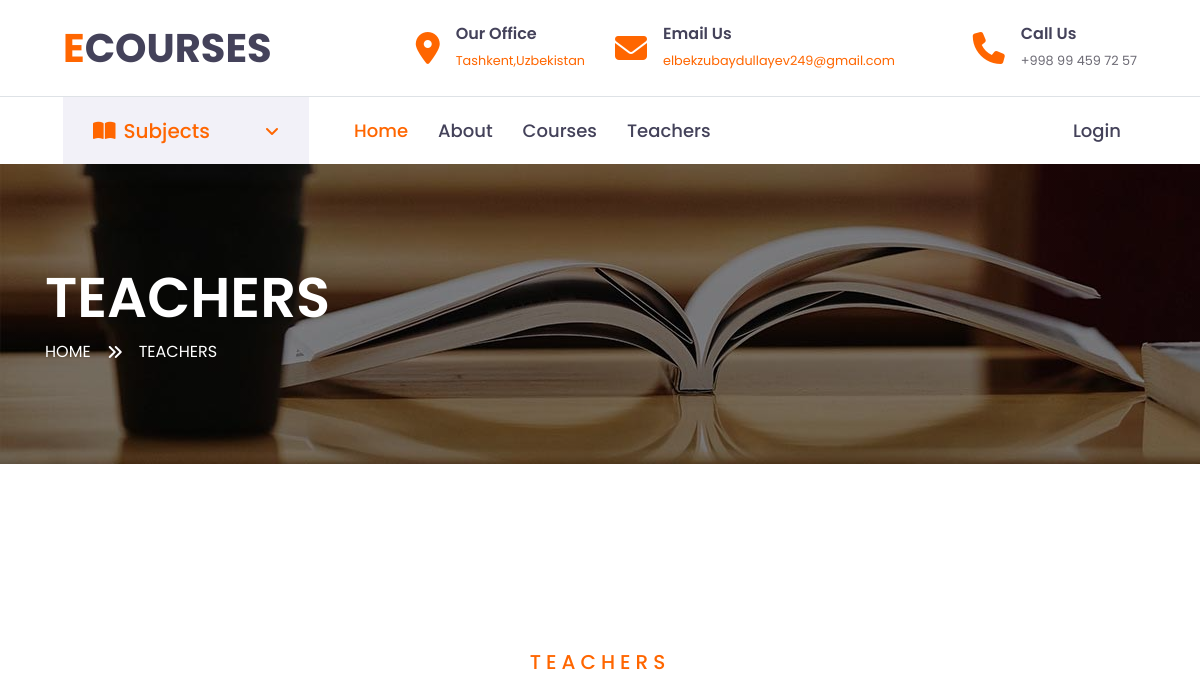
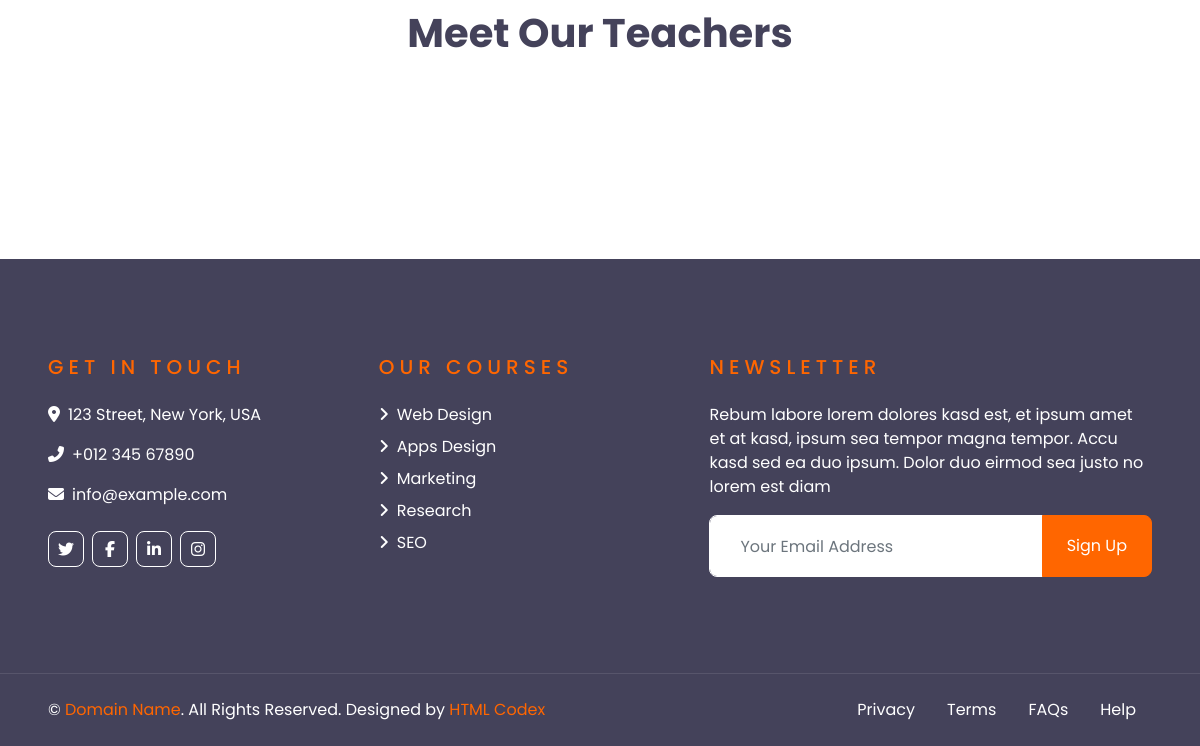
The app's page /course/teachers/, older data (2 pictures, top to bottom).
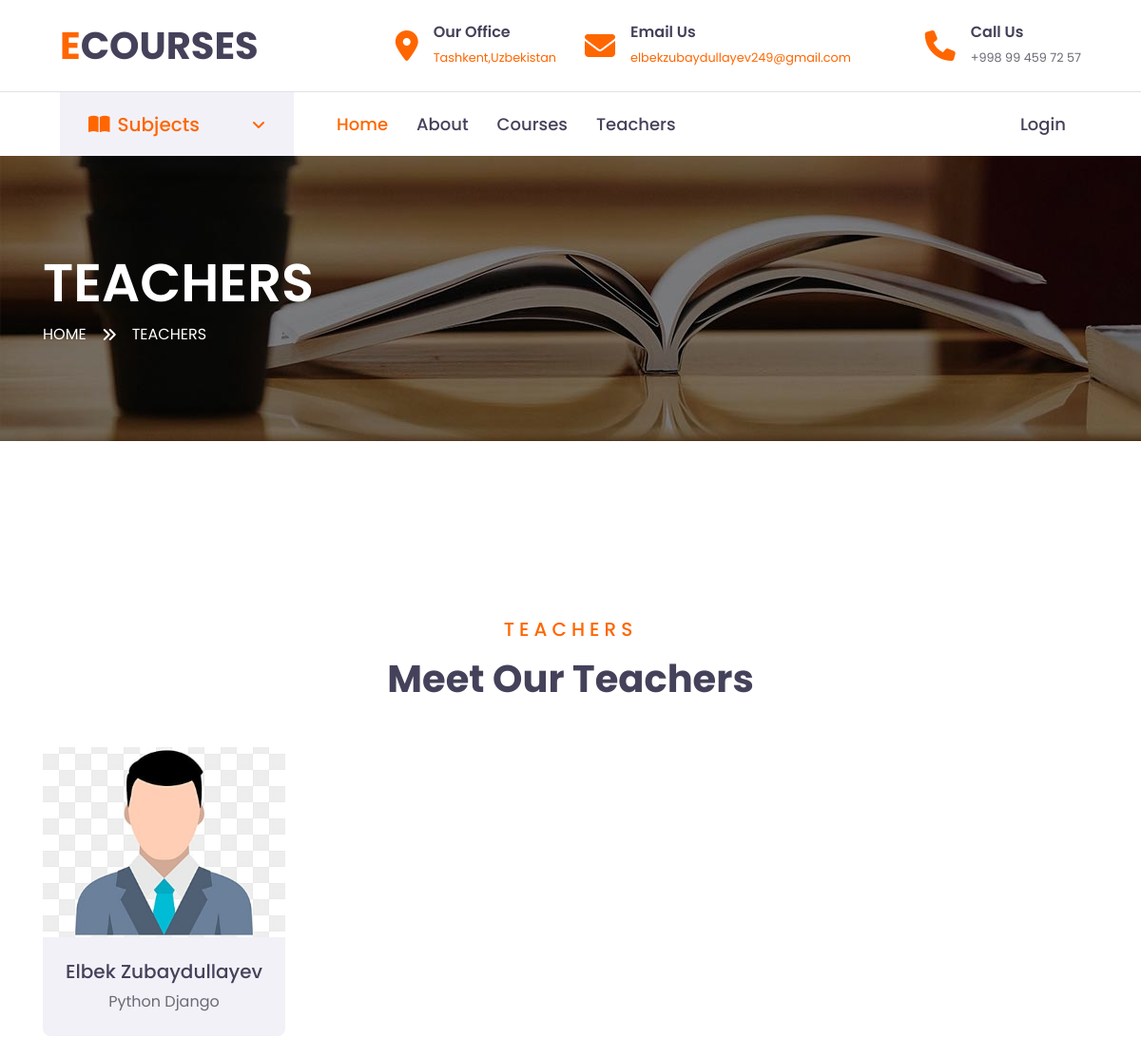
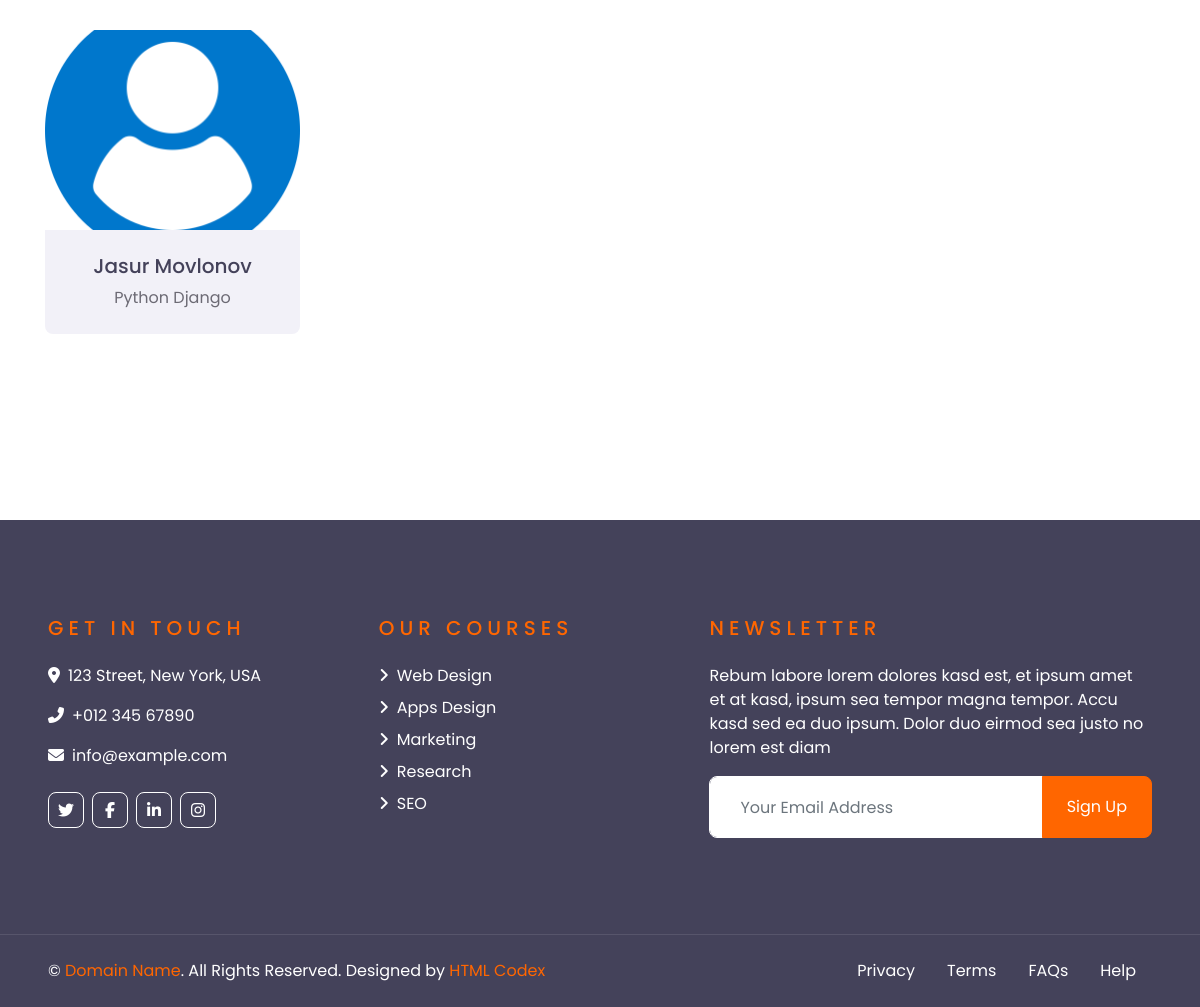
The same page, newer data (2 pictures, top to bottom).
### course/models.py (models this page shows, shortened)
class Teacher(models.Model):
    first_name = models.CharField(max_length=100)
    last_name = models.CharField(max_length=100, null=True, blank=True)
    email = models.EmailField(unique=True,max_length=100, null=True, blank=True)
    works_as = models.CharField(max_length=100, null=True, blank=True)
    salary = models.DecimalField(max_digits=14, decimal_places=0, default=0)
    teacher_image = models.ImageField(null=True, blank=True)
    class Meta:
        verbose_name_plural = "Teachers"

### course/views.py (the view)
# urls.py: path('teachers/', TeacherListView.as_view(), name='teachers_list'),
class TeacherListView(ListView):
    template_name = 'course/teacher.html'
    model = Teacher

### course/templates/course/teacher.html (shortened to what this page needs)
{% extends 'course/base/base.html' %}
{% load static %}
{% block teacher %}
    <div class="container-fluid page-header" style="margin-bottom: 90px;">
        <div class="container">
            <div class="d-flex flex-column justify-content-center" style="min-height: 300px">
                <h3 class="display-4 text-white text-uppercase">Teachers</h3>
                <div class="d-inline-flex text-white">
                    <p class="m-0 text-uppercase"><a class="text-white" href="">Home</a></p>
                    <i class="fa fa-angle-double-right pt-1 px-3"></i>
                    <p class="m-0 text-uppercase">Teachers</p>
                </div>
            </div>
        </div>
    </div>
    <div class="container-fluid py-5">
        <div class="container pt-5 pb-3">
            <div class="text-center mb-5">
                <h5 class="text-primary text-uppercase mb-3" style="letter-spacing: 5px;">Teachers</h5>
                <h1>Meet Our Teachers</h1>
            </div>
            {% for teacher in teacher_list %}
            <div class="row">
                <div class="col-md-6 col-lg-3 text-center team mb-4">
                    <div class="team-item rounded overflow-hidden mb-2">
                        <div class="team-img position-relative">
                           {% if teacher.teacher_image %}
                            <img src="{{ teacher.teacher_image.url }}" class="card-img-top img-fluid" alt="{{ teacher.first_name }} {{ teacher.last_name }}">
                            {% else %}
                                <div class="bg-light text-center py-4">
                            <i class="fas fa-image fa-3x text-secondary"></i>
                            <p class="text-muted mt-2">No Image Available</p>
                            </div>
                            {% endif %}
                        </div>
                        <div class="bg-secondary p-4">
                            <a href="{% url 'course:teacher_detail' pk=teacher.id %}">
                            <h5>{{ teacher.first_name }} {{ teacher.last_name }}</h5></a>
                            <p class="m-0">{{ teacher.works_as }}</p>
                        </div>
                    </div>
                </div>
            </div>
            {% endfor %}
        </div>
    </div>
{% endblock %}

### course/templates/course/base/base.html (shortened to what this page needs)
{% load static %}
<!DOCTYPE html>
<html lang="en">
<head>
    <link href="{% static '' %}https://cdnjs.cloudflare.com/ajax/libs/font-awesome/5.10.0/css/all.min.css" rel="stylesheet">
    <link href="{% static 'course/lib/owlcarousel/assets/owl.carousel.min.css' %}" rel="stylesheet">
    <link href="{% static 'course/css/style.css' %}" rel="stylesheet">
</head>
<body>
    <div class="container-fluid d-none d-lg-block">
        <div class="row align-items-center py-4 px-xl-5">
            <div class="col-lg-3">
                <a href="" class="text-decoration-none">
                    <h1 class="m-0"><span class="text-primary">E</span>COURSES</h1>
                </a>
            </div>
            <div class="col-lg-3 text-right">
                <div class="d-inline-flex align-items-center">
                    <i class="fa fa-2x fa-map-marker-alt text-primary mr-3"></i>
                    <div class="text-left">
                        <h6 class="font-weight-semi-bold mb-1">Our Office</h6>
                        <a href="https://maps.app.goo.gl/iDAs6VNbznn54dCc9" target="_blank"><small>Tashkent,Uzbekistan</small></a>
                    </div>
                </div>
            </div>
            <div class="col-lg-3 text-right">
                <div class="d-inline-flex align-items-center">
                    <i class="fa fa-2x fa-envelope text-primary mr-3"></i>
                    <div class="text-left">
                        <h6 class="font-weight-semi-bold mb-1">Email Us</h6>
                        <a href="mailto:elbekzubaydullayev@gmail.com"><small>elbekzubaydullayev249@gmail.com</small></a>
                    </div>
                </div>
            </div>
            <div class="col-lg-3 text-right">
                <div class="d-inline-flex align-items-center">
                    <i class="fa fa-2x fa-phone text-primary mr-3"></i>
                    <div class="text-left">
                        <h6 class="font-weight-semi-bold mb-1">Call Us</h6>
                        <small>+998 99 459 72 57</small>
                    </div>
                </div>
            </div>
        </div>
    </div>
    <div class="container-fluid">
        <div class="row border-top px-xl-5">
            <div class="col-lg-3 d-none d-lg-block">
                <a class="d-flex align-items-center justify-content-between bg-secondary w-100 text-decoration-none" data-toggle="collapse" href="#navbar-vertical" style="height: 67px; padding: 0 30px;">
                    <h5 class="text-primary m-0"><i class="fa fa-book-open mr-2"></i>Subjects</h5>
                    <i class="fa fa-angle-down text-primary"></i>
                </a>
            </div>
            <div class="col-lg-9">
                <nav class="navbar navbar-expand-lg bg-light navbar-light py-3 py-lg-0 px-0">
                    <div class="collapse navbar-collapse justify-content-between" id="navbarCollapse">
                        <div class="navbar-nav py-0">
                            <a href="{% url 'course:home' %}" class="nav-item nav-link active">Home</a>
                            <a href="{% url 'course:about_view' %}" class="nav-item nav-link">About</a>
                            <a href="{% url 'course:course_list_view' %}" class="nav-item nav-link">Courses</a>
                            <a href="{% url 'course:teachers_list' %}" class="nav-item nav-link">Teachers</a>
                        </div>
                        <div class="navbar-nav ml-auto py-0">
                            <li class="nav-item login-button">
                                <a href="#" class="nav-link">Login</a>
                            </li>
                        </div>
                    </div>
                </nav>
            </div>
        </div>
    </div>
{% block teacher %}{% endblock %}
    <div class="container-fluid bg-dark text-white py-5 px-sm-3 px-lg-5" style="margin-top: 90px;">
        <div class="row pt-5">
            <div class="col-lg-7 col-md-12">
                <div class="row">
                    <div class="col-md-6 mb-5">
                        <h5 class="text-primary text-uppercase mb-4" style="letter-spacing: 5px;">Get In Touch</h5>
                        <p><i class="fa fa-map-marker-alt mr-2"></i>123 Street, New York, USA</p>
                        <p><i class="fa fa-phone-alt mr-2"></i>+012 345 67890</p>
                        <p><i class="fa fa-envelope mr-2"></i>info@example.com</p>
                        <div class="d-flex justify-content-start mt-4">
                            <a class="btn btn-outline-light btn-square mr-2" href="#"><i class="fab fa-twitter"></i></a>
                            <a class="btn btn-outline-light btn-square mr-2" href="#"><i class="fab fa-facebook-f"></i></a>
                            <a class="btn btn-outline-light btn-square mr-2" href="#"><i class="fab fa-linkedin-in"></i></a>
                            <a class="btn btn-outline-light btn-square" href="#"><i class="fab fa-instagram"></i></a>
                        </div>
                    </div>
                    <div class="col-md-6 mb-5">
                        <h5 class="text-primary text-uppercase mb-4" style="letter-spacing: 5px;">Our Courses</h5>
                        <div class="d-flex flex-column justify-content-start">
                            <a class="text-white mb-2" href="#"><i class="fa fa-angle-right mr-2"></i>Web Design</a>
                            <a class="text-white mb-2" href="#"><i class="fa fa-angle-right mr-2"></i>Apps Design</a>
                            <a class="text-white mb-2" href="#"><i class="fa fa-angle-right mr-2"></i>Marketing</a>
                            <a class="text-white mb-2" href="#"><i class="fa fa-angle-right mr-2"></i>Research</a>
                            <a class="text-white" href="#"><i class="fa fa-angle-right mr-2"></i>SEO</a>
                        </div>
                    </div>
                </div>
            </div>
            <div class="col-lg-5 col-md-12 mb-5">
                <h5 class="text-primary text-uppercase mb-4" style="letter-spacing: 5px;">Newsletter</h5>
                <p>Rebum labore lorem dolores kasd est, et ipsum amet et at kasd, ipsum sea tempor magna tempor. Accu kasd sed ea duo ipsum. Dolor duo eirmod sea justo no lorem est diam</p>
                <div class="w-100">
                    <div class="input-group">
                        <input type="text" class="form-control border-light" style="padding: 30px;" placeholder="Your Email Address">
                        <div class="input-group-append">
                            <button class="btn btn-primary px-4">Sign Up</button>
                        </div>
                    </div>
                </div>
            </div>
        </div>
    </div>
    <div class="container-fluid bg-dark text-white border-top py-4 px-sm-3 px-md-5" style="border-color: rgba(256, 256, 256, .1) !important;">
        <div class="row">
            <div class="col-lg-6 text-center text-md-left mb-3 mb-md-0">
                <p class="m-0 text-white">© <a href="#">Domain Name</a>. All Rights Reserved. Designed by <a href="https://htmlcodex.com">HTML Codex</a>
                </p>
            </div>
            <div class="col-lg-6 text-center text-md-right">
                <ul class="nav d-inline-flex">
                    <li class="nav-item">
                        <a class="nav-link text-white py-0" href="#">Privacy</a>
                    </li>
                    <li class="nav-item">
                        <a class="nav-link text-white py-0" href="#">Terms</a>
                    </li>
                    <li class="nav-item">
                        <a class="nav-link text-white py-0" href="#">FAQs</a>
                    </li>
                    <li class="nav-item">
                        <a class="nav-link text-white py-0" href="#">Help</a>
                    </li>
                </ul>
            </div>
        </div>
    </div>
</body>
</html>

### course/templates/course/base/base.html (style rules this page uses)
.navbar-nav.ml-auto .nav-item.login-button { margin-left: 15px; }
.navbar-nav.ml-auto .nav-item.login-button .nav-link { padding: 8px 15px; border: 1px solid #fff; border-radius: 5px; }

Row changes from the older to the newer data that the page shows:
added Teacher: teacher_image (picture), first_name "Elbek", last_name "Zubaydullayev", works_as "Python Django"
added Teacher: teacher_image (picture), first_name "Jasur", last_name "Movlonov", works_as "Python Django"
